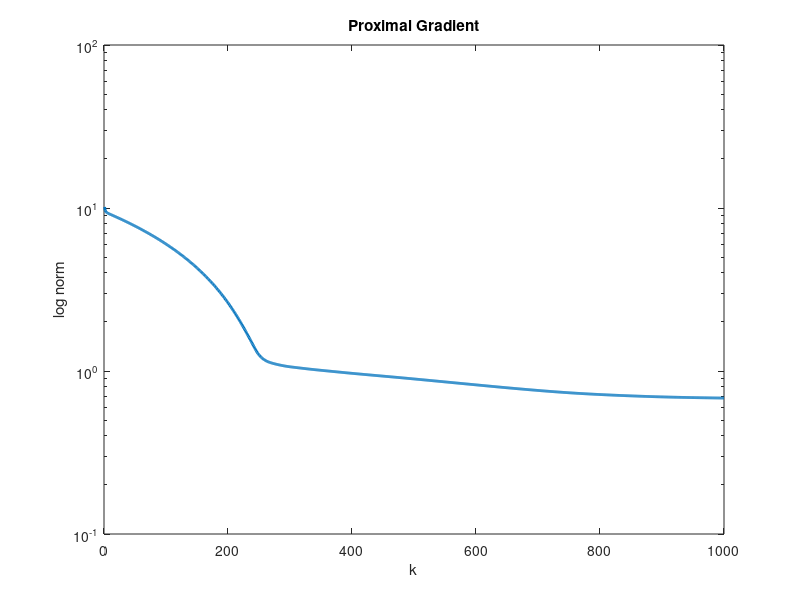

MATLAB code to generate this figure:
% Proximal Gradient algorithm

% maximum number of iterations
k = 1000;

% dimension
n = 100;

% initial value of x
x_0 = ones(n,1);

% generating random vector and matrix
sparse = 3;
l = 4*sparse;
B = randn([l n]);
B = B./vecnorm(B,2,2);
A = B'*B;


% optimal value of x
x_value = zeros(n,1);
x_value(3) = randn;
x_value(33) = randn;
x_value(63) = randn;

% generating decent b
b = A*x_value;

% tolerance parameter
Gradtol = 10e-5;

% function to be minimized
f = @(x) (1/2)*x'*A*x - b'*x;

% initializing parameters
lambda = 1;
beta = 0.5;

%gamma
gamma_max = norm(A'*b,'inf');
gamma = 0.1*gamma_max;

% gradient
%grad = @(x) A*x - b; 

% save values of x
x_prev = [];

% step-size
a = 1/trace(A);

% initializing norm to express difference 
% between optimal x and iterated x
pnorm = zeros(length(x_0),1);

% iterations

for i = 1:k
    while 1 
        grad = A*x_0 - b;
        v = x_0 - lambda*grad;
        %x_new = v - lambda*gamma;
        x_new = max(0, v - lambda*gamma) - max(0, -v - lambda*gamma);
        norm(x_new);
        %x_new = norm(x_0 - lambda*grad + lambda*gamma,1);
        if f(x_new) <= f(x_0) + grad'*(x_new - x_0) + (1/(2*lambda))*norm(x_new - x_0)^2
            break;
        end
        lambda = beta*lambda;
    end
    x_prev(:,i) = x_0;
    x_0 = x_new;      % update x
    norm(x_0);
    pnorm(i) = (norm(x_prev(:,i) - x_value));
end   
   
%plot
figure(1)
semilogy(1:length(x_prev),pnorm, 'Linewidth',2)
title('Proximal Gradient')
xlabel('k')
ylabel('log norm')